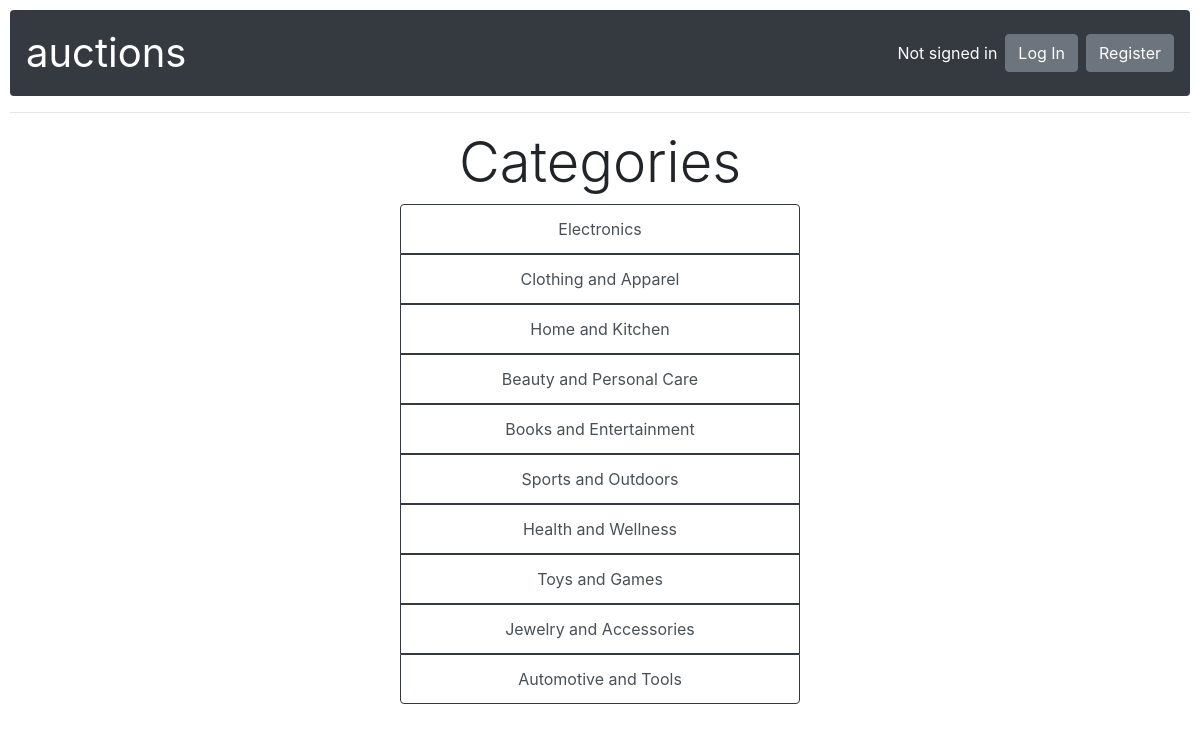
The page /categories on the database its author committed.
### auctions/models.py (models this page shows, shortened)
class Category(models.Model):
    category = models.CharField(max_length=64)
    slug = models.SlugField(unique=True, default='default-slug')  # Creates a slug for the url
    def __str__(self):
        return self.category

### auctions/views.py (the view)
# urls.py: path("categories", views.categories, name="categories"),
def categories(request):
    return render(request, "auctions/categories.html", {
        "categories": Category.objects.all()
        })

### auctions/templates/auctions/categories.html
{% extends "auctions/layout.html" %}
{% block body %}
    <h4 class="display-4 text-center">Categories</h4>
    <div class="list-group text-center d-flex align-items-center justify-content-center">
        {% for category in categories %}
        <a href="{% url 'display_category' category.slug %}" class="list-group-item d-flex align-items-center justify-content-center list-group-item-action border border-dark">{{ category }}</a>
        {% endfor %}
    </div>
{% endblock %}

### auctions/static/auctions/styles.css (style rules this page uses)
body { padding: 10px; }
.list-group-item { max-width: 400px; }

### rows shown on the page
Category: category "Electronics"
Category: category "Clothing and Apparel"
Category: category "Home and Kitchen"
Category: category "Beauty and Personal Care"
Category: category "Books and Entertainment"
Category: category "Sports and Outdoors"
Category: category "Health and Wellness"
Category: category "Toys and Games"
Category: category "Jewelry and Accessories"
Category: category "Automotive and Tools"
